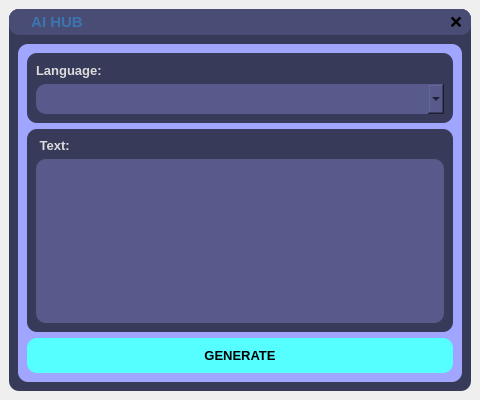
<?xml version="1.0" encoding="UTF-8"?>
<ui version="4.0">
 <class>MainWindow</class>
 <widget class="QMainWindow" name="MainWindow">
  <property name="geometry">
   <rect>
    <x>0</x>
    <y>0</y>
    <width>480</width>
    <height>400</height>
   </rect>
  </property>
  <property name="minimumSize">
   <size>
    <width>480</width>
    <height>400</height>
   </size>
  </property>
  <property name="maximumSize">
   <size>
    <width>480</width>
    <height>400</height>
   </size>
  </property>
  <property name="windowTitle">
   <string>MainWindow</string>
  </property>
  <widget class="QWidget" name="centralwidget">
   <layout class="QGridLayout" name="gridLayout">
    <item row="0" column="0">
     <widget class="QFrame" name="frame">
      <property name="styleSheet">
       <string notr="true">QFrame{
	background-color: rgb(56, 58, 89);
	color: rgb(220, 220, 220);
	border-radius: 10px;
}</string>
      </property>
      <property name="frameShape">
       <enum>QFrame::StyledPanel</enum>
      </property>
      <property name="frameShadow">
       <enum>QFrame::Raised</enum>
      </property>
      <layout class="QGridLayout" name="gridLayout_2">
       <property name="leftMargin">
        <number>0</number>
       </property>
       <property name="topMargin">
        <number>0</number>
       </property>
       <property name="rightMargin">
        <number>0</number>
       </property>
       <property name="bottomMargin">
        <number>0</number>
       </property>
       <property name="spacing">
        <number>0</number>
       </property>
       <item row="0" column="0">
        <widget class="QFrame" name="frame_3">
         <property name="maximumSize">
          <size>
           <width>16777215</width>
           <height>40</height>
          </size>
         </property>
         <property name="styleSheet">
          <string notr="true">background-color: rgb(73, 76, 116);</string>
         </property>
         <property name="frameShape">
          <enum>QFrame::StyledPanel</enum>
         </property>
         <property name="frameShadow">
          <enum>QFrame::Raised</enum>
         </property>
         <layout class="QGridLayout" name="gridLayout_4">
          <property name="leftMargin">
           <number>9</number>
          </property>
          <property name="topMargin">
           <number>3</number>
          </property>
          <property name="rightMargin">
           <number>9</number>
          </property>
          <property name="bottomMargin">
           <number>3</number>
          </property>
          <item row="0" column="3">
           <widget class="QPushButton" name="close_btn">
            <property name="font">
             <font>
              <pointsize>11</pointsize>
              <bold>true</bold>
             </font>
            </property>
            <property name="cursor">
             <cursorShape>PointingHandCursor</cursorShape>
            </property>
            <property name="styleSheet">
             <string notr="true">border-radius: 10px</string>
            </property>
            <property name="text">
             <string>❌</string>
            </property>
           </widget>
          </item>
          <item row="0" column="0">
           <widget class="QLabel" name="label">
            <property name="maximumSize">
             <size>
              <width>30</width>
              <height>30</height>
             </size>
            </property>
            <property name="text">
             <string/>
            </property>
            <property name="pixmap">
             <pixmap resource="res/res.qrc">:/1/image/[removal.ai]_a84c2b95-b237-4c04-add0-3ab8754597be-aihub_PDDORY.png</pixmap>
            </property>
            <property name="scaledContents">
             <bool>true</bool>
            </property>
           </widget>
          </item>
          <item row="0" column="2">
           <spacer name="horizontalSpacer">
            <property name="orientation">
             <enum>Qt::Horizontal</enum>
            </property>
            <property name="sizeHint" stdset="0">
             <size>
              <width>738</width>
              <height>20</height>
             </size>
            </property>
           </spacer>
          </item>
          <item row="0" column="1">
           <widget class="QLabel" name="label_title">
            <property name="font">
             <font>
              <pointsize>11</pointsize>
              <bold>true</bold>
             </font>
            </property>
            <property name="styleSheet">
             <string notr="true">color: rgb(59, 117, 176)</string>
            </property>
            <property name="text">
             <string>AI HUB</string>
            </property>
            <property name="alignment">
             <set>Qt::AlignCenter</set>
            </property>
           </widget>
          </item>
         </layout>
        </widget>
       </item>
       <item row="1" column="0">
        <widget class="QWidget" name="widget" native="true">
         <property name="styleSheet">
          <string notr="true"/>
         </property>
         <layout class="QGridLayout" name="gridLayout_3">
          <item row="0" column="0">
           <widget class="QFrame" name="frame_2">
            <property name="styleSheet">
             <string notr="true">background-color: rgb(160, 166, 255);
border-radius: 10px;</string>
            </property>
            <property name="frameShape">
             <enum>QFrame::StyledPanel</enum>
            </property>
            <property name="frameShadow">
             <enum>QFrame::Raised</enum>
            </property>
            <layout class="QGridLayout" name="gridLayout_5">
             <item row="1" column="0">
              <widget class="QScrollArea" name="scrollArea">
               <property name="sizePolicy">
                <sizepolicy hsizetype="Preferred" vsizetype="Expanding">
                 <horstretch>0</horstretch>
                 <verstretch>0</verstretch>
                </sizepolicy>
               </property>
               <property name="widgetResizable">
                <bool>true</bool>
               </property>
               <widget class="QWidget" name="scrollAreaWidgetContents">
                <property name="geometry">
                 <rect>
                  <x>0</x>
                  <y>0</y>
                  <width>426</width>
                  <height>193</height>
                 </rect>
                </property>
                <layout class="QGridLayout" name="gridLayout_7">
                 <property name="leftMargin">
                  <number>0</number>
                 </property>
                 <property name="topMargin">
                  <number>0</number>
                 </property>
                 <property name="rightMargin">
                  <number>0</number>
                 </property>
                 <property name="bottomMargin">
                  <number>0</number>
                 </property>
                 <property name="horizontalSpacing">
                  <number>0</number>
                 </property>
                 <item row="0" column="0">
                  <widget class="QFrame" name="frame_9">
                   <property name="maximumSize">
                    <size>
                     <width>16777215</width>
                     <height>16777215</height>
                    </size>
                   </property>
                   <property name="styleSheet">
                    <string notr="true">background-color: rgb(56, 58, 89);</string>
                   </property>
                   <property name="frameShape">
                    <enum>QFrame::StyledPanel</enum>
                   </property>
                   <property name="frameShadow">
                    <enum>QFrame::Raised</enum>
                   </property>
                   <layout class="QGridLayout" name="gridLayout_11">
                    <item row="1" column="0" colspan="2">
                     <widget class="QLabel" name="label_5">
                      <property name="font">
                       <font>
                        <pointsize>10</pointsize>
                        <bold>true</bold>
                       </font>
                      </property>
                      <property name="text">
                       <string> Text:</string>
                      </property>
                     </widget>
                    </item>
                    <item row="2" column="0" colspan="3">
                     <widget class="QFrame" name="frame_10">
                      <property name="minimumSize">
                       <size>
                        <width>0</width>
                        <height>30</height>
                       </size>
                      </property>
                      <property name="styleSheet">
                       <string notr="true">background-color: rgb(87, 90, 138);</string>
                      </property>
                      <property name="frameShape">
                       <enum>QFrame::StyledPanel</enum>
                      </property>
                      <property name="frameShadow">
                       <enum>QFrame::Raised</enum>
                      </property>
                      <layout class="QGridLayout" name="gridLayout_12">
                       <item row="0" column="0">
                        <widget class="QTextEdit" name="prompt">
                         <property name="verticalScrollBarPolicy">
                          <enum>Qt::ScrollBarAlwaysOff</enum>
                         </property>
                         <property name="horizontalScrollBarPolicy">
                          <enum>Qt::ScrollBarAlwaysOff</enum>
                         </property>
                        </widget>
                       </item>
                      </layout>
                     </widget>
                    </item>
                   </layout>
                  </widget>
                 </item>
                </layout>
               </widget>
              </widget>
             </item>
             <item row="3" column="0">
              <widget class="QPushButton" name="generate">
               <property name="sizePolicy">
                <sizepolicy hsizetype="Minimum" vsizetype="Preferred">
                 <horstretch>0</horstretch>
                 <verstretch>0</verstretch>
                </sizepolicy>
               </property>
               <property name="minimumSize">
                <size>
                 <width>0</width>
                 <height>35</height>
                </size>
               </property>
               <property name="font">
                <font>
                 <pointsize>10</pointsize>
                 <bold>true</bold>
                </font>
               </property>
               <property name="cursor">
                <cursorShape>PointingHandCursor</cursorShape>
               </property>
               <property name="styleSheet">
                <string notr="true">background-color: rgb(85, 255, 255);</string>
               </property>
               <property name="text">
                <string>GENERATE</string>
               </property>
              </widget>
             </item>
             <item row="0" column="0">
              <widget class="QFrame" name="frame_4">
               <property name="minimumSize">
                <size>
                 <width>0</width>
                 <height>70</height>
                </size>
               </property>
               <property name="styleSheet">
                <string notr="true">background-color: rgb(56, 58, 89);</string>
               </property>
               <property name="frameShape">
                <enum>QFrame::StyledPanel</enum>
               </property>
               <property name="frameShadow">
                <enum>QFrame::Raised</enum>
               </property>
               <layout class="QGridLayout" name="gridLayout_6">
                <property name="leftMargin">
                 <number>9</number>
                </property>
                <property name="topMargin">
                 <number>9</number>
                </property>
                <property name="rightMargin">
                 <number>9</number>
                </property>
                <property name="bottomMargin">
                 <number>9</number>
                </property>
                <item row="0" column="0">
                 <widget class="QLabel" name="label_2">
                  <property name="maximumSize">
                   <size>
                    <width>16777215</width>
                    <height>20</height>
                   </size>
                  </property>
                  <property name="font">
                   <font>
                    <pointsize>10</pointsize>
                    <bold>true</bold>
                   </font>
                  </property>
                  <property name="text">
                   <string>Language:</string>
                  </property>
                 </widget>
                </item>
                <item row="1" column="0">
                 <widget class="QComboBox" name="comboBox">
                  <property name="minimumSize">
                   <size>
                    <width>0</width>
                    <height>30</height>
                   </size>
                  </property>
                  <property name="styleSheet">
                   <string notr="true">background-color: rgb(87, 90, 138);</string>
                  </property>
                 </widget>
                </item>
               </layout>
              </widget>
             </item>
            </layout>
           </widget>
          </item>
         </layout>
        </widget>
       </item>
      </layout>
     </widget>
    </item>
   </layout>
  </widget>
 </widget>
 <resources>
  <include location="res/res.qrc"/>
  <include location="res/res.qrc"/>
 </resources>
 <connections>
  <connection>
   <sender>close_btn</sender>
   <signal>clicked()</signal>
   <receiver>MainWindow</receiver>
   <slot>close()</slot>
   <hints>
    <hint type="sourcelabel">
     <x>447</x>
     <y>25</y>
    </hint>
    <hint type="destinationlabel">
     <x>461</x>
     <y>-227</y>
    </hint>
   </hints>
  </connection>
 </connections>
</ui>
